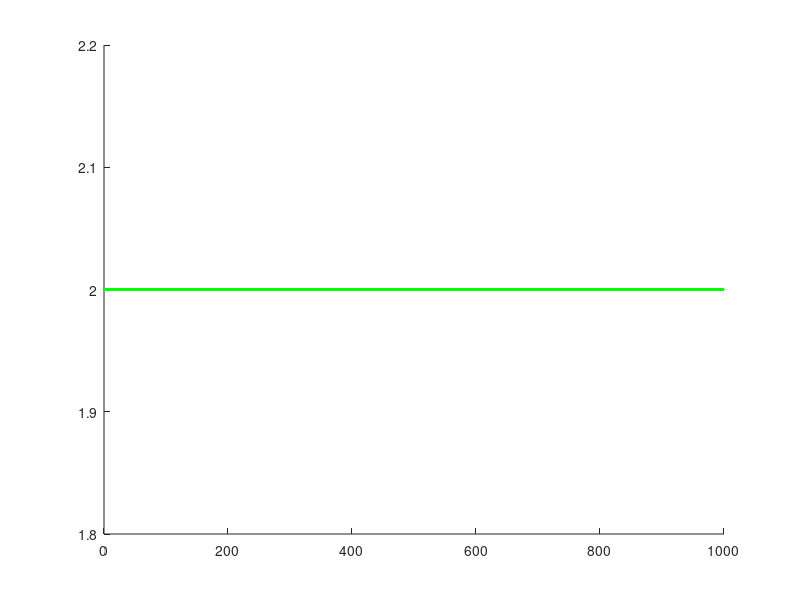

The MATLAB source for this figure:
% A szomszedos tagok hanyadosainak hatarerteke - kettes hatvanyai
% V1.1 - 2020.12.25.

clc, clear

an=0
n=0
i=0

hold on

for n = 1:1000
    i=i+1
    an(i)=2^n
end


for n = 1:(i-1)
    plot(n,(an(n+1)/an(n)),'g.')
    szamitas(n)=an(n+1)/an(n)
    %drawnow
end